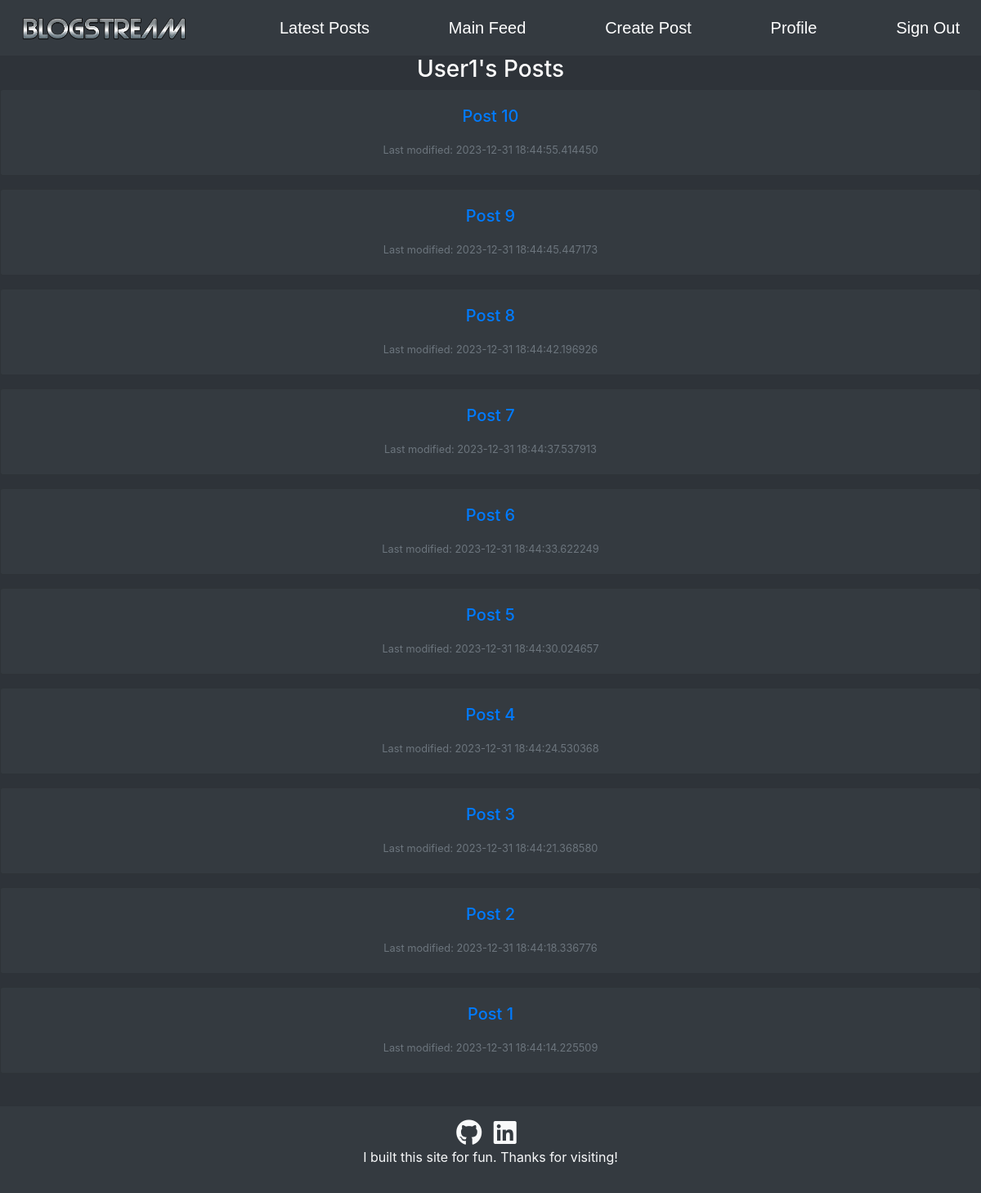
The page /user/1/posts (signed in) on the database its author committed.
### tables this page shows
CREATE TABLE users(UserID INTEGER NOT NULL PRIMARY KEY, Username text NOT NULL UNIQUE, Password text, About text, JoinDate text);

CREATE TABLE posts(PostID INTEGER NOT NULL PRIMARY KEY, UserID INTEGER NOT NULL, Title text NOT NULL, Text text, Date text, Likes INTEGER NOT NULL);

### app/__init__.py (the view)
@app.route("/user/<userid>/posts", methods=['GET'])
def get_user_posts(userid):
    if 'username' in session and 'userID' in session:
        cursor = db.cursor()
        cursor.execute('SELECT Username FROM users WHERE UserID=?', (userid,))
        userData = cursor.fetchone()
        if userData and 'userID' in session:
            username = userData[0]
            cursor.execute('SELECT * FROM posts WHERE UserID=?', (userid,))
            posts = cursor.fetchall()
            return render_template("user_posts.html", username = username, posts = posts[::-1], logged_in="True")
        else:
            return render_template("error.html")
    else:
        return redirect("/login")

### app/templates/user_posts.html (shortened to what this page needs)
<!DOCTYPE html>
<html>
{% extends "navbar.html" %}
{% block body %}
<body>
    <h3 class="text-center text-white">{{username}}'s Posts</h3>
    <div>
        {% for post in posts|sort(attribute='0')|reverse %}
        <div class="card bg-dark text-white mb-3">
            <div class="card-body text-center">
                <h5 class="card-title mb-3"><a href="/post/{{ post[0] }}">{{ post[2] }}</a></h5>
                    <p class="card-text"><small class="text-muted">Last modified: {{ post[4] }}</small></p>
            </div>
        </div>
        {% endfor %}
    </div>
</body>
{% endblock %}

### app/static/css/main.css (style rules this page uses)
body { background-color:#2e3339; }

### rows shown on the page
users: Username "User1"
posts: Title "Post 10", Date "2023-12-31 18:44:55.414450"
posts: Title "Post 9", Date "2023-12-31 18:44:45.447173"
posts: Title "Post 8", Date "2023-12-31 18:44:42.196926"
posts: Title "Post 7", Date "2023-12-31 18:44:37.537913"
posts: Title "Post 6", Date "2023-12-31 18:44:33.622249"
posts: Title "Post 5", Date "2023-12-31 18:44:30.024657"
posts: Title "Post 4", Date "2023-12-31 18:44:24.530368"
posts: Title "Post 3", Date "2023-12-31 18:44:21.368580"
posts: Title "Post 2", Date "2023-12-31 18:44:18.336776"
posts: Title "Post 1", Date "2023-12-31 18:44:14.225509"
